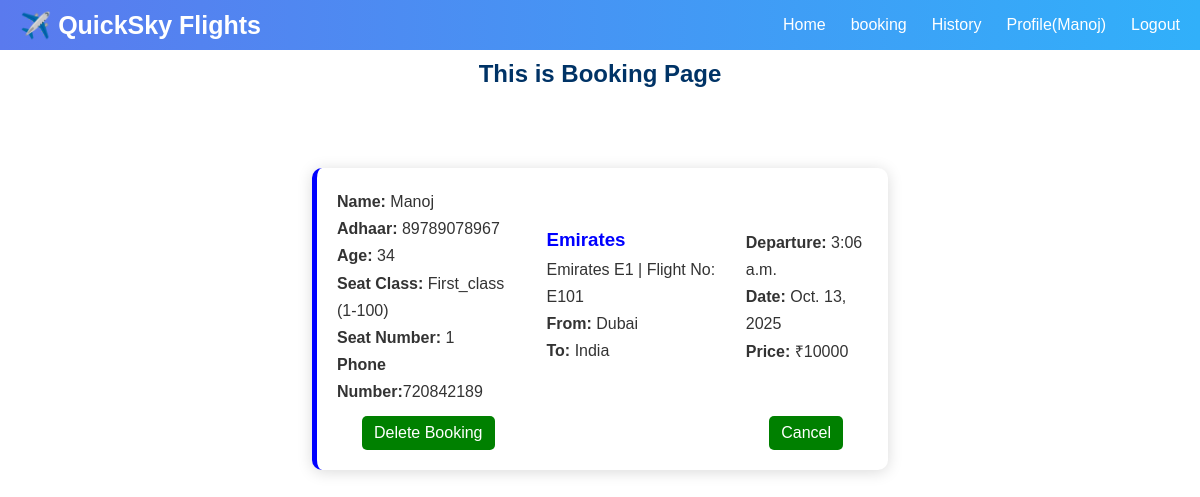
Page /booking/ (signed in) on the committed database.
### base/models.py (models this page shows, shortened)
class PassengerDetail(models.Model):
    user = models.ForeignKey(User, on_delete=models.CASCADE)
    flight=models.ForeignKey(FlightModel, on_delete=models.CASCADE)
    seat_class=models.ForeignKey(SeatClass, on_delete=models.CASCADE)
    name=models.CharField(max_length=100)
    email=models.EmailField()
    phone=models.CharField(max_length=15)
    adhaar=models.CharField(max_length=12)
    age=models.IntegerField()
    seat_number=models.CharField(max_length=10)
    is_delete=models.BooleanField(default=False)
    class Meta:
        unique_together=('flight', 'seat_class', 'seat_number')

class SeatClass(models.Model):
    class_name=models.CharField(max_length=50,unique=True)

class FlightModel(models.Model):
    airline=models.CharField(max_length=100)
    flight_name=models.CharField(max_length=100)
    flight_no=models.CharField(max_length=20)
    departure_city=models.CharField(max_length=100)
    destination_city=models.CharField(max_length=100)
    departure_time=models.TimeField()
    date=models.DateField()
    price=models.IntegerField()

### base/views.py (the view)
# urls.py: path('booking/', views.booking, name='booking'),
@login_required(login_url='login_')
def booking(request):
    passenger=PassengerDetail.objects.filter(
        user=request.user,
        is_delete=False
        )
    return render(request, 'booking.html', {'passenger':passenger})

### base/templates/booking.html
{% extends 'main.html' %} {% block content %}
<div class="main-content">
  <h2>This is Booking Page</h2>
  <div class="flight-detail">
    {% for i in passenger %}
    <div class="passenger-detail-card">
      <div class="flight-card">
        <div class="passenger-card">
          <div class="passenger-detail">
            <p><b>Name:</b> {{ i.name }}</p>
            <p><b>Adhaar:</b> {{ i.adhaar }}</p>
            <p><b>Age:</b> {{ i.age }}</p>
            <p><b>Seat Class:</b> {{ i.seat_class.class_name }}</p>
            <p><b>Seat Number:</b> {{ i.seat_number }}</p>
            <p><b>Phone Number:</b>{{i.phone}}</p>
          </div>
        </div>
        <div class="flight-card1">
          <h3>{{ i.flight.airline }}</h3>
          <p>
            {{ i.flight.flight_name }} | Flight No: {{ i.flight.flight_no }}
          </p>
          <p><b>From:</b> {{ i.flight.departure_city }}</p>
          <p><b>To:</b> {{ i.flight.destination_city }}</p>
        </div>
        <div class="flight-card2">
          <p><b>Departure:</b> {{ i.flight.departure_time }}</p>
          <p><b>Date:</b> {{ i.flight.date }}</p>
          <p><b>Price:</b> ₹{{ i.flight.price }}</p>
        </div>
      </div>
      <div class="flight-button">
        <div class="delete-btn">
          <a href="{% url 'delete_' i.id %}">Delete Booking</a>
        </div>
        <div class="delete-btn">
          <a href="{% url 'booking' %}">Cancel</a>
        </div>
      </div>
    </div>
    {% endfor %}
  </div>
</div>
{% endblock content %}

### templates/nav.html
<nav>
  <div class="logo">✈️ QuickSky Flights</div>
  <div class="links">
    {% if request.user.is_authenticated %}
    <a href="{% url 'home' %}">Home</a>
    <a href="{% url 'booking' %}">booking</a>
    <a href="{% url 'history' %}">History</a>
    <a href="{% url 'profile' %}">Profile({{request.user.username}})</a>
    <a href="{% url 'logout_' %}">Logout</a>
    {% else %}
    <a href="{% url 'home' %}">Home</a>
    <a href="{% url 'login_' %}">Login</a>
    <a href="{% url 'register' %}">Register</a>
    <a href="{% url 'support' %}">Support</a>
    <a href="{% url 'about' %}">About</a>
    {% endif %}
  </div>
</nav>

### static/flightbookingsystem_style.css (style rules this page uses)
* { margin: 0; padding: 0; box-sizing: border-box; }
body { font-family: Arial, Helvetica, sans-serif; }
nav { position: fixed; top: 0; width: 100%; z-index: 1000; display: flex; align-items: center; justify-content: space-between; height: 50px; padding: 20px; background: linear-gradient(to left, rgb(49, 176, 250), rgb(90, 122, 238)); }
nav .logo { color: white; font-weight: bold; font-size: 25px; }
nav .links { display: flex; align-items: center; justify-content: space-between; gap: 25px; }
nav a { text-decoration: none; color: white; }
.flight-detail { margin-top: 40px; width: 80%; }
.passenger-detail-card { display: flex; flex-direction: column; background: white; width: 60%; margin: 20px auto; padding: 20px; border-radius: 10px; box-shadow: 0 2px 15px rgba(0, 0, 0, 0.15); border-left: 5px solid blue; align-items: center; justify-content: center; }
.flight-card { text-align: left; display: flex; align-items: center; justify-content: space-between; gap: 30px; }
.flight-card h3 { margin-bottom: 5px; color: #000; }
.flight-card p { color: #333; }
.flight-card .flight-card1 h3 { color: blue; }
.main-content { margin-top: 60px; display: flex; flex-direction: column; justify-content: center; align-items: center; gap: 20px; }
.flight-button { width: 100%; display: flex; align-items: center; justify-content: space-between; padding: 0px 25px; gap: 10px; }
.flight-button .delete-btn { display: inline-block; margin-top: 10px; background: green; color: white; padding: 8px 12px; border-radius: 5px; text-decoration: none; }
.delete-btn a { text-decoration: none; color: white; }
h1, h2 { color: #003366; }
p { line-height: 1.7; color: #333; }

### rows in the picture
PassengerDetail: name "Manoj", adhaar "89789078967", age "34", seat_class.class_name "First_class (1-100)", seat_number "1", phone "720842189", flight.airline "Emirates", flight.flight_name "Emirates E1", flight.flight_no "E101", flight.departure_city "Dubai", flight.destination_city "India", flight.departure_time "3:06 a.m.", flight "Oct. 13, 2025", flight.price "10000"

### other values in the picture
{{ request.user.username }} "Manoj"
